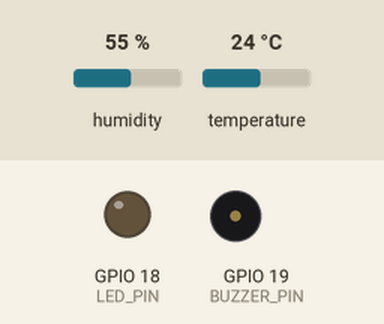
Bench run of a sketch on a simulated ESP32. Parts: output pins drawn as LEDs (lit = HIGH), buzzer (waves = sounding, pin HIGH). The inputs (shaded band) are chosen by the test bench; at power-on: humidity 55 %, temperature 24 °C. WiFi joins after 1.5 s; servers stay silent unless stated; uploads are accepted with an empty reply; what the sketch prints to the serial monitor is not drawn.

Above: at 2.7 s.
2.8 s: humidity set to 41 %
7.7 s: humidity set to 38 %
At 10.8 s:
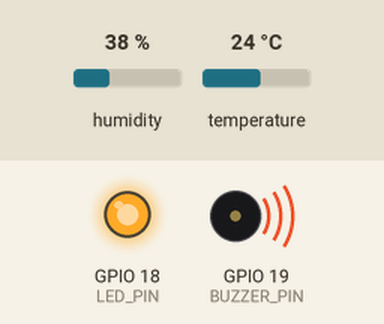
16.9 s: temperature set to 20 °C
Timing chart, 0 to 27.8 s (numbered marks = the images above; inputs shaded):
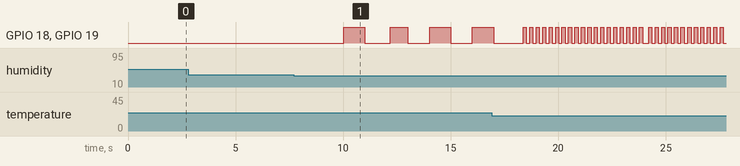

The sketch:

espCode.ino
```cpp
#include <WiFi.h>
#include <HTTPClient.h>
#include "DHT.h"

// ---------- CHANGE THIS ----------
const char* WIFI_SSID  = "pitipiwiw";
const char* WIFI_PASS  = "24-71547";
const char* SERVER_URL = "http://192.168.1.36/NasugbuAquatica-main/Nasugbu-Aquatica-Web-IoT-System-main/api/insert.php"; // your PC's IP
// ---------------------------------
const char* API_KEY    = "aquatica123";

#define DHT_PIN    17
#define DHT_TYPE   DHT11
#define LED_PIN    18
#define BUZZER_PIN 19

// Temperature limits (°C)
const float TEMP_SAFE_MIN   = 24.0;
const float TEMP_SAFE_MAX   = 28.0;
const float TEMP_DANGER_MIN = 22.0;
const float TEMP_DANGER_MAX = 30.0;

// Humidity limits (%)
const float HUM_SAFE_MIN   = 40.0;
const float HUM_SAFE_MAX   = 70.0;
const float HUM_DANGER_MIN = 30.0;
const float HUM_DANGER_MAX = 80.0;

// Blink / beep speed (ms)
const unsigned long WARNING_INTERVAL = 1000;  // slow
const unsigned long DANGER_INTERVAL  = 150;   // fast

// Timing (ms)
const unsigned long READ_INTERVAL = 2000;     // read sensor
const unsigned long SEND_INTERVAL = 5000;     // send to server

enum Status { SAFE, WARNING, DANGER };

DHT dht(DHT_PIN, DHT_TYPE);

Status currentStatus = SAFE;
bool alertOn = false;
unsigned long lastToggle = 0;
unsigned long lastRead = 0;
unsigned long lastSend = 0;

Status checkStatus(float t, float h) {
  if (t < TEMP_DANGER_MIN || t > TEMP_DANGER_MAX ||
      h < HUM_DANGER_MIN  || h > HUM_DANGER_MAX) {
    return DANGER;
  }
  if (t < TEMP_SAFE_MIN || t > TEMP_SAFE_MAX ||
      h < HUM_SAFE_MIN  || h > HUM_SAFE_MAX) {
    return WARNING;
  }
  return SAFE;
}

void setAlert(bool on) {
  alertOn = on;
  digitalWrite(LED_PIN, on ? HIGH : LOW);
  digitalWrite(BUZZER_PIN, on ? HIGH : LOW);
}

void sendToServer(float t, float h) {
  if (WiFi.status() != WL_CONNECTED) {
    Serial.println("Wi-Fi lost, reconnecting...");
    WiFi.reconnect();
    return;
  }

  HTTPClient http;
  http.begin(SERVER_URL);
  http.addHeader("Content-Type", "application/x-www-form-urlencoded");

  String body = "key=" + String(API_KEY) +
                "&temperature=" + String(t, 1) +
                "&humidity=" + String(h, 0);

  int code = http.POST(body);
  Serial.print("Server response: ");
  Serial.println(code);   // 200 = success
  http.end();
}

void setup() {
  Serial.begin(115200);
  dht.begin();

  pinMode(LED_PIN, OUTPUT);
  pinMode(BUZZER_PIN, OUTPUT);
  setAlert(false);

  Serial.println("Aquarium Monitor Starting...");

  WiFi.begin(WIFI_SSID, WIFI_PASS);
  Serial.print("Connecting to Wi-Fi");
  while (WiFi.status() != WL_CONNECTED) {
    delay(500);
    Serial.print(".");
  }
  Serial.println();
  Serial.print("Connected! ESP32 IP: ");
  Serial.println(WiFi.localIP());
}

void loop() {
  unsigned long now = millis();

  // 1) Read sensor every 2 seconds
  if (now - lastRead >= READ_INTERVAL) {
    lastRead = now;

    float temperature = dht.readTemperature();
    float humidity = dht.readHumidity();

    if (isnan(temperature) || isnan(humidity)) {
      Serial.println("Failed to read DHT11!");
    } else {
      currentStatus = checkStatus(temperature, humidity);

      Serial.print("Temperature: ");
      Serial.print(temperature);
      Serial.print(" °C | Humidity: ");
      Serial.print(humidity);
      Serial.print(" % | Status: ");

      if (currentStatus == SAFE)         Serial.println("SAFE");
      else if (currentStatus == WARNING) Serial.println("WARNING");
      else                               Serial.println("DANGER!");

      // Send to database every 5 seconds
      if (now - lastSend >= SEND_INTERVAL) {
        lastSend = now;
        sendToServer(temperature, humidity);
      }
    }
  }

  // 2) Blink LED + beep buzzer based on status
  if (currentStatus == SAFE) {
    if (alertOn) setAlert(false);
  } else {
    unsigned long interval = (currentStatus == WARNING) ? WARNING_INTERVAL : DANGER_INTERVAL;

    if (now - lastToggle >= interval) {
      lastToggle = now;
      setAlert(!alertOn);
    }
  }
}
```

Measured:
- the behaviour switches between 40 and 39 % on humidity (found by bisection; images 0 and 1)
- after the input at 2.8 s, every drawn part: stays the same
- after the input at 7.7 s, GPIO 18 (LED_PIN), GPIO 19 (BUZZER_PIN): goes HIGH 0.98 s, LOW 1.2 s, HIGH 0.80 s, LOW 1.0 s, HIGH 0.98 s, LOW 1.0 s, then HIGH, starting after 2.3 s
